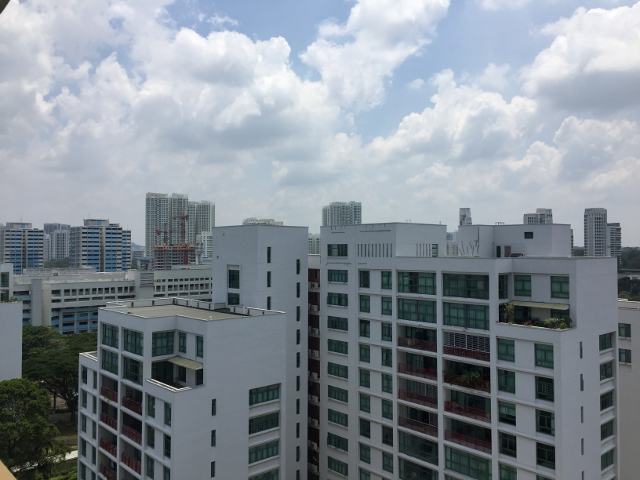
#> input picture VC-project1-all 20221005-1 - XUShulue/VC-pjct1-t5 20221003-1/im01.jpg, 640 x 480 px
$ jupyter execute --allow-errors 'task5 - copy.ipynb'   (shell and % lines are left out)
#> lines starting #> are read from the running program, lines starting #| are printed output that depends on the picture; after the words box and inside, x2 and y2 are one past the last pixel; in counts of white or black regions, pixels touching at a corner belong together; long printed decimals are rounded
# Part 5: Homography + RANSAC

## 1. Find and Show the Matches:

[cell 1]
import numpy as np
import scipy.linalg as linalg
import cv2
from PIL import Image
from pylab import *
import matplotlib as mpl
import matplotlib.pyplot as plt
import yaml
import cv2

First of all, read im01 and im02, then find all the SIFT keypoints and descriptors:

[cell 2]
img1 = cv2.imread('im01.jpg')
#> img1 is the input picture: shape (480, 640, 3); mean B, G, R 148.8, 140.9, 132.5
img2 = cv2.imread('im02.jpg')
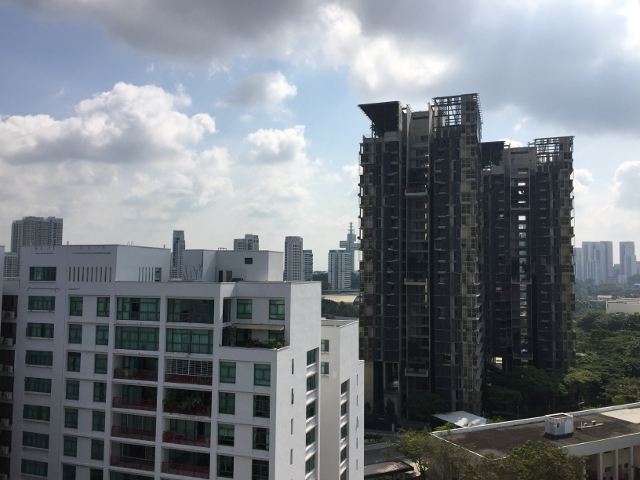
#> input picture VC-project1-all 20221005-1 - XUShulue/VC-pjct1-t5 20221003-1/im02.jpg, 640 x 480 px
#> img2 is the input picture: shape (480, 640, 3); mean B, G, R 130.5, 124.4, 118.6
siftCreater = cv2.SIFT_create()

kps1, des1 = siftCreater.detectAndCompute(img1, None)
#> kps1 = 1602 keypoints; strongest (x, y, size): (69, 456, 5), (545, 422, 13.4), (545, 388, 14.2), (508, 445, 12.2)
kps2, des2 = siftCreater.detectAndCompute(img2, None)
#> kps2 = 1225 keypoints; strongest (x, y, size): (522, 218, 3.8), (520, 192, 1.8), (405, 111, 2.1), (523, 184, 2.1)

#> (the rest of this cell did not finish here and is left out)

Secondly, find all the matches based on SIFT key points and descriptors. The matches are found based on the 2-norm distance between members of kps1 and kps2.

[cell 3]
# for each kp in kp1 of img1, find the match in kps2 of img2:
kpNum1 = des1.shape[0]
kpNum2 = des2.shape[0]
# print(kpNum1, kpNum2)

matches = np.zeros((kpNum1,5))
for i in range(0,kpNum1):
    minDist = np.linalg.norm(des1[i] - des2[0])
    matches[i][0] = kps1[i].pt[0]
    matches[i][1] = kps1[i].pt[1]
    matches[i][2] = kps2[0].pt[0]
    matches[i][3] = kps2[0].pt[1]
    matches[i][4] = minDist
    for j in range(1, kpNum2):
        newDist = np.linalg.norm(des1[i] - des2[j])
        if newDist < minDist:
            minDist = newDist
            matches[i][0] = kps1[i].pt[0]
            matches[i][1] = kps1[i].pt[1]
            matches[i][2] = kps2[j].pt[0]
            matches[i][3] = kps2[j].pt[1]
            matches[i][4] = minDist
#> this loop made 1602 passes
#> after the loop, matches = 1602 rows, first 6: [4.88, 276, 10.18, 301.4, 369.8], [4.88, 276, 10.18, 301.4, 347.1], [5.26, 464.1, 360.9, 340, 135.1], [5.4, 383.3, 567.9, 204.1, 264], [5.66, 288, 75.19, 319, 276.7], [5.89, 384.7, 117.5, 311.2, 289.1]
# print(matches)

Now, draw the matching graph:

[cell 4]
# prepare a new canvas
imgSizeY1 = img1.shape[0]
imgSizeX1 = img1.shape[1]
imgSizeY2 = img2.shape[0]
imgSizeX2 = img2.shape[1]
newImg = np.zeros((max(imgSizeY1, imgSizeY2), (imgSizeX1 + imgSizeX2), 3), dtype="uint8")
# paste the two images on the new canvas
newImg[0:imgSizeY1, 0:imgSizeX1] = img1
newImg[0:imgSizeY2, imgSizeX1:] = img2

# pt1 = (int(matches[0][0]), int(matches[0][1]))
# pt2 = ( (int(matches[0][2]) + imgSizeX1), int(matches[0][3]))
# cv2.line(newImg, pt1, pt2, (0, 255, 0), 1)

for i in range(0, kpNum1):
    pt1 = (int(matches[i][0]), int(matches[i][1]))
    pt2 = ( (int(matches[i][2]) + imgSizeX1), int(matches[i][3]))
    cv2.line(newImg, pt1, pt2, (0, 255, 0), 1)
#> this loop made 1602 passes
#> (pt1, pt2) on passes 1 to 3: ((4, 275), (650, 301)), ((4, 275), (650, 301)), ((5, 464), (1000, 340))
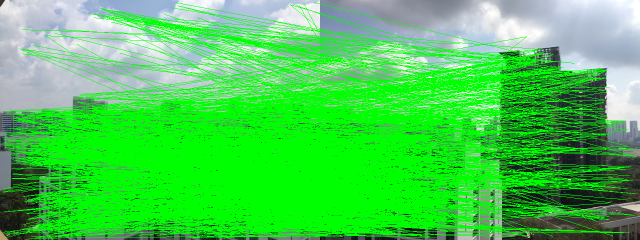
#> newImg: shape (480, 1280, 3) (shown at 1/2 size); mean B, G, R 80.7, 203.5, 72.7

plt.imshow(cv2.cvtColor(newImg,cv2.COLOR_BGR2RGB), interpolation='none')
plt.show()

## 2. Compute the Homography by Ransac
Now use RANSAC to compute the best homography. Two parameters to be set: the number of iterations T, and the parameter for inliner $\epsilon$

### 2.1. Supporting Functions:

[cell 5]
# reduce the number of matches:
newMatchesSize = int(matches.shape[0]/14)
matches = matches[np.argsort(matches[:, 4])]
#> matches = 1602 rows, first 6: [424.8, 432.4, 139.9, 468.4, 32.92], [411.3, 346.4, 129.3, 377.4, 42.06], [345.8, 245.2, 54.44, 268.2, 42.94], [443.5, 371.2, 163.7, 400.5, 60.47], [409.5, 319.1, 129.2, 348.1, 61.68], [398.5, 299.4, 116.6, 327.7, 63.38]
newMat = matches[0:newMatchesSize,0:5]
#> newMat = 114 rows, first 6: [424.8, 432.4, 139.9, 468.4, 32.92], [411.3, 346.4, 129.3, 377.4, 42.06], [345.8, 245.2, 54.44, 268.2, 42.94], [443.5, 371.2, 163.7, 400.5, 60.47], [409.5, 319.1, 129.2, 348.1, 61.68], [398.5, 299.4, 116.6, 327.7, 63.38]

[cell 6]
import random
# thres = 150
def selectRandomMatches(newMat):
    matchesSize = newMat.shape[0]
    randomMatPoses = random.sample(range(0, matchesSize),4)
    randomMat = []
    for i in randomMatPoses:
        kp1 = np.array([newMat[i][0], newMat[i][1], 1])
        kp2 = np.array([newMat[i][2], newMat[i][3], 1])
        randomMat.append([kp1, kp2])

    return randomMat

[cell 7]
def getHomographyOfRandomSize(points):
    # computes homography matrix of any sizes:
    length = len(points)
    A = np.zeros((length*2, 9))

    i=0
    while i < (length):
        j = i*2
        A[j][0:3] = np.array([points[i][0]])
        A[j][6:9] = np.array([-points[i][0][0]*points[i][1][0], -points[i][0][1]*points[i][1][0], -points[i][1][0]])
        A[j+1][3:6] = np.array([points[i][0]])
        A[j+1][6:9] = np.array([-points[i][0][0]*points[i][1][1], -points[i][0][1]*points[i][1][1], -points[i][1][1]])
        i+=1
#     print(A)
    U, D, Vt = linalg.svd(A)
    H = Vt[-1].reshape(3,3)
#     print(H)

    return H

[cell 8]
def getRandomHomography(mat):
    # select 5 random matching points and computes the random homography
    # 1. select 5 random rows from the matching arry:
    randomMat = selectRandomMatches(mat)
    # 2. computes homography based on the 5 points and return:
    return getHomographyOfRandomSize(randomMat)

[cell 9]
# Set epsilon to be 50
def getInliners(H):
    # 1. count the inliners w.r.t. epsilon = 50:
    epsilon = 50
    # 2. initialize the list of inliners and error
    inliners = []
    totalErr = 0
    # 3. loop to search if there is a inliner in the matching pairs
    newMatSize = newMat.shape[0]
    for i in range(0, newMatSize):
        # 3.1.i get the kp1 in img1 and transforms:
        coord1 = np.array([newMat[i][0], newMat[i][1], 1])
#         coord1 = np.array([newMat[i][1], newMat[i][0], 1])
        transCoord1 = H.dot(coord1) # transforms by H
        transCoord1 = transCoord1/transCoord1[2] # normalization
        # 3.2. get the matching kp2 in img2 of that in img1
        coord2 = np.array([newMat[i][2], newMat[i][3], 1])
#         coord2 = np.array([newMat[i][3], newMat[i][2], 1])
        # 3.3. work out the distance between kp2 and H*kp1
        dist = np.linalg.norm(transCoord1 - coord2)
        # 3.4 updates the inliner list if the current pair is close enough: dist < epsilon
        if dist < epsilon:
            inliners.append([coord1, coord2])
            totalErr+=dist # work out the total error of the current list of inliners
    # 4. returns the inliners and the corresponding error:
    return inliners, totalErr

[cell 10]
def ransac():
    # define the number of iterations:
    T = 7000
    # define the maximum set of inliners and best(smallest error)
    maxInliners = []
    maxInlinersNum = 0
    bestErr = 0
    # loop for T interations to find the best homography that most points agrees
    superH = np.zeros((3,3))
    for i in range(0, T):
#         print(i)
        # select a random homography:
        H = getRandomHomography(newMat)
        # count the inliners:
        inliners, err = getInliners(H)
        # update the best set of inliners and errors
        if (i == 0):
            superH = H
            bestErr = err
            maxInliners = inliners
        if (maxInlinersNum < len(inliners)) or (bestErr > err):
            superH = H
            maxInliners = inliners
            maxInlinersNum = len(inliners)
    # recompute the homography on all the inliners from the maximum inliners-set
    maxInlinersArr = np.zeros((maxInlinersNum, 4))
    for i in range(0, maxInlinersNum):
        maxInlinersArr[i,0:2] = np.array([maxInliners[i][0][0], maxInliners[i][0][1]])
        maxInlinersArr[i,2:4] = np.array([maxInliners[i][1][0], maxInliners[i][1][1]])

#     superH = getRandomHomography(maxInlinersArr)
#     print(maxInliners)
    return maxInliners, superH

### 2.2. Find the Best Set of Inliners and Draw Matches

[cell 11]
img1 = cv2.imread('im01.jpg')
img2 = cv2.imread('im02.jpg')
# prepare a new canvas
imgSizeY1 = img1.shape[0]
imgSizeX1 = img1.shape[1]
imgSizeY2 = img2.shape[0]
imgSizeX2 = img2.shape[1]
newImg = np.zeros((max(imgSizeY1, imgSizeY2), (imgSizeX1 + imgSizeX2), 3), dtype="uint8")

# paste the two images on the new canvas
newImg[0:imgSizeY1, 0:imgSizeX1] = img1
newImg[0:imgSizeY2, imgSizeX1:] = img2

# get the maximum set of inliners and best homography(superH) on all the inliners from ransac()
maxInliners, superH = ransac()
#> the loop in ransac, `for i in range(0, T):` made 7000 passes
#> (err, bestErr, maxInlinersNum) on pass 1: (1788.6, 1788.6, 70)
# draw the matching graph:
length = len(maxInliners)
i=0
while(i < (length)):
    pt1 = (int(maxInliners[i][0][0]), int(maxInliners[i][0][1]))
    pt2 = ((int(maxInliners[i][1][0]) + imgSizeX1), int(maxInliners[i][1][1]))
    cv2.line(newImg, pt1, pt2, (0, 255, 0), 1)
    i+=1
#> this loop made 48 passes
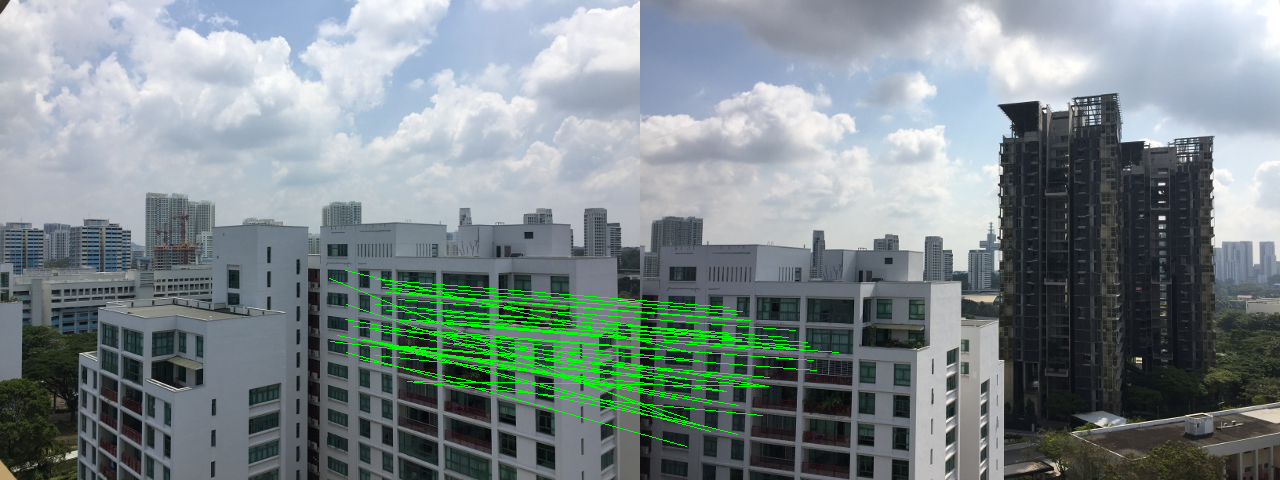
#> newImg: shape (480, 1280, 3); mean B, G, R 137.9, 136.2, 124.1
plt.imshow(cv2.cvtColor(newImg,cv2.COLOR_BGR2RGB), interpolation='none')
plt.show()

### 2.3. Stitch the Images Together

#### 2.3.1 Supporting Functions:

[cell 12]
def getMinMax(array, maxXLimit, maxYLimit, minXLimit, minYLimit):
    size = array.shape[1]
    # find minX and maxX:
    xSortedArr = array[:, array[0, :].argsort()]

    i = 0
    minX = xSortedArr[0, i]
    while(i < size-1 and xSortedArr[0, i] <= minXLimit):
        i+=1
        minX = xSortedArr[0, i]

    j = size-1
    maxX= xSortedArr[0, j]
    while(j > 1 and xSortedArr[0, j] >= maxXLimit):
        j-=1
        maxX = xSortedArr[0, j]

    # find minY and maxY:
    ySortedArr = array[:, array[1, :].argsort()]
#     print(ySortedArr)
    i = 0
    minY = ySortedArr[1, i]
    while(i < size-1 and ySortedArr[1, i] <= minYLimit):
        i+=1
        minY = ySortedArr[1, i]

    j = size-1
    maxY= ySortedArr[1, j]
    while(j > 1 and ySortedArr[1, j] >= maxYLimit):
        j-=1
        maxY = ySortedArr[1, j]

    return minX, minY, maxX, maxY

def computeHomographyAndConcat1(img1, img2, H):
    imgSizeX1 = img1.shape[0]
    imgSizeY1 = img1.shape[1]
    imgSizeX2 = img2.shape[0]
    imgSizeY2 = img2.shape[1]

    maxXLimit = imgSizeX1
    maxYLimit = imgSizeY1
    minXLimit = -maxXLimit
    minYLimit = -maxYLimit

    i, cnt= 0, 0
    step = 0.5
    newPos = np.zeros((3,int(imgSizeX1/step)*int(imgSizeY1/step)))
    while(i < imgSizeY1):
        j=0
        while(j < imgSizeX1):
            newPos[:,cnt] = H.dot(np.array([i,j,1]))
            newPos[:,cnt] = newPos[:,cnt]/newPos[2,cnt]
            newPos[0,cnt] = newPos[0,cnt]
            newPos[1,cnt] = newPos[1,cnt]
            j+=step
            cnt+=1
        i+=step
    # get the minimum and maximum poses of the orgPoses
    minX, minY, maxX, maxY = getMinMax(newPos, maxXLimit, maxYLimit, minXLimit, minYLimit)
    print(minX, minY, maxX, maxY)
    # shifting img1, shifting the maximum size of the canvas
    shiftX = 0
    shiftY = 0
    if minX < 0:
        newPos[0,:] += abs(minX)
        shiftX = int(abs(minX))
        maxX += abs(minX)
    if minY < 0:
        newPos[1,:] += abs(minY)
        shiftY = int(abs(minY))
        maxY += abs(minY)
    # get the new canvas
    newSizeX = int(maxX)+imgSizeX2
    newSizeY = int(maxY)+imgSizeY2
    newImg = np.zeros((newSizeX, newSizeY, 3),np.uint8)
    # prepare img2 on the new canvas
    print(imgSizeY2, imgSizeX2)
    for i in range(0,int(imgSizeX2)):
        for j in range(0,int(imgSizeY2)):
            newImg[i+shiftY][j+shiftX] = img2[i][j]

    i, cnt= 0, 0
    step = 0.5
    while(i < imgSizeY1):
        j=0
        while(j < imgSizeX1):
            newPosX = int(newPos[0][cnt]) # round the indexes to integer
            newPosY = int(newPos[1][cnt])
            if((newPosX >= 0 and newPosX < newSizeY) and (newPosY >= 0 and newPosY < newSizeX)):
                newImg[newPosY][newPosX] = img1[int(j)][int(i)]
            j+=step
            cnt+=1
        i+=step

    # Draw img
    %matplotlib inline
    %config InlineBackend.figure_format = 'retina'
    plt.imshow(newImg/255)
    plt.show()
    return newImg

#### 2.3.2. Draw the Stitched Image:

[cell 13]
# Testing block
img1 = cv2.imread('im01.jpg')
img1 = cv2.cvtColor(img1, cv2.COLOR_BGR2RGB)
img2 = cv2.imread('im02.jpg')
img2 = cv2.cvtColor(img2, cv2.COLOR_BGR2RGB)
computeHomographyAndConcat1(img1, img2, superH)
#| -479.994 -639.966 479.991 639.999
#| 640 480
#> after the loop in computeHomographyAndConcat1, `for i in range(0,int(imgSizeX2)):`:
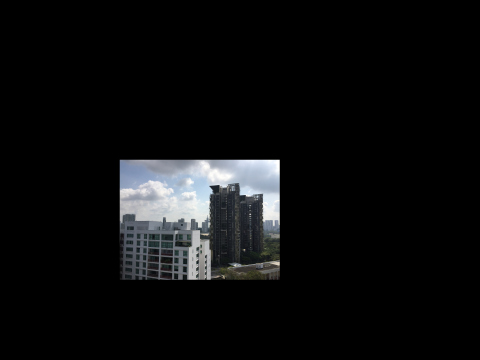
#> newImg: shape (1439, 1919, 3) (shown at 1/4 size); mean R, G, B 13.2, 13.8, 14.5
#> after the loop in computeHomographyAndConcat1, `while(i < imgSizeY1):`:
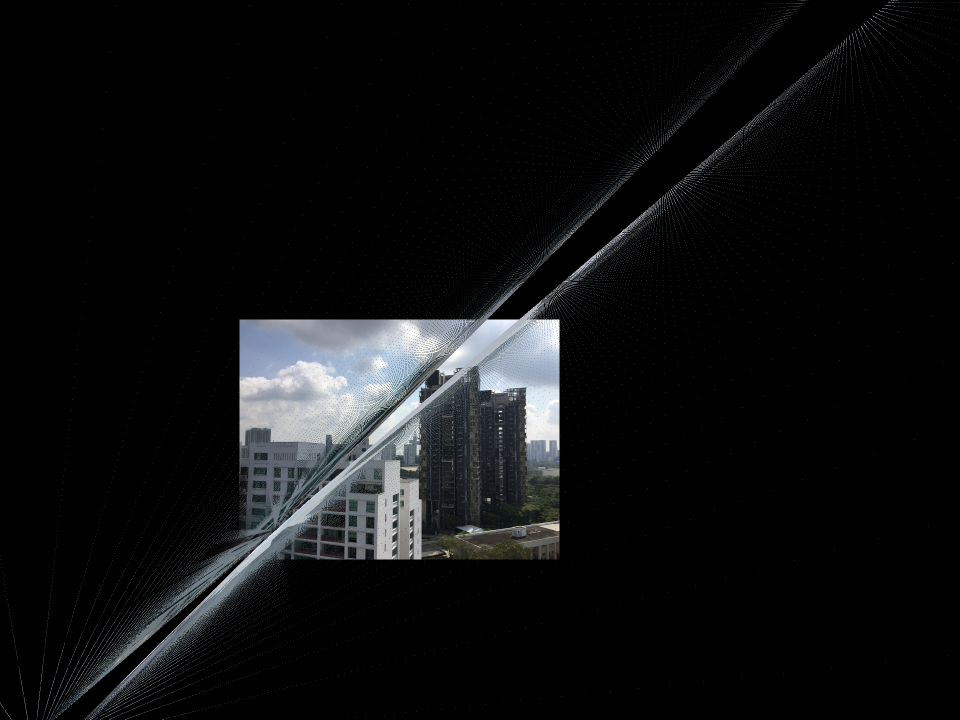
#> newImg: shape (1439, 1919, 3) (shown at 1/2 size); 3.61% of pixels changed, all inside (x1, y1, x2, y2) = (0, 0, 1919, 1439)

[cell 14]
img1 = cv2.imread('im01.jpg')
img2 = cv2.imread('im02.jpg')
# prepare a new canvas
imgSizeY1 = img1.shape[0]
imgSizeX1 = img1.shape[1]
imgSizeY2 = img2.shape[0]
imgSizeX2 = img2.shape[1]
newImg = np.zeros((max(imgSizeY1, imgSizeY2), (imgSizeX1 + imgSizeX2), 3), dtype="uint8")

# paste the two images on the new canvas
newImg[0:imgSizeY1, 0:imgSizeX1] = img1
newImg[0:imgSizeY2, imgSizeX1:] = img2

# get the maximum set of inliners and best homography(superH) on all the inliners from ransac()
maxInliners, superH = ransac()
# draw the matching graph:
length = len(maxInliners)
i=0
while(i < (length)):
    pt1 = (int(maxInliners[i][0][0]), int(maxInliners[i][0][1]))
    pt2 = ((int(maxInliners[i][1][0]) + imgSizeX1), int(maxInliners[i][1][1]))
    cv2.line(newImg, pt1, pt2, (0, 255, 0), 1)
    i+=1
#> this loop made 20 passes
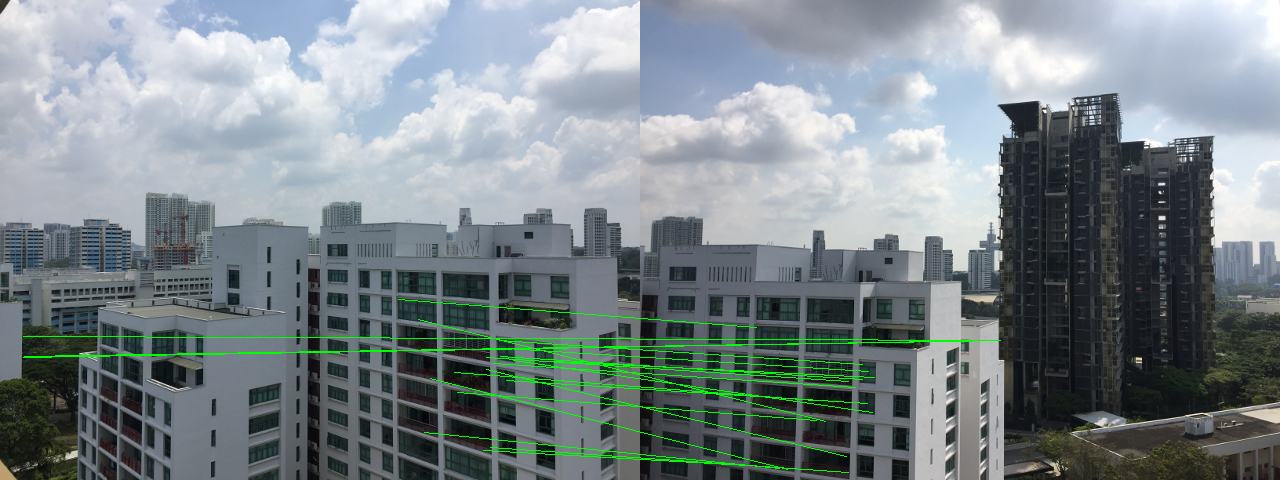
#> newImg: shape (480, 1280, 3); mean B, G, R 138.6, 135, 124.6
plt.imshow(cv2.cvtColor(newImg,cv2.COLOR_BGR2RGB), interpolation='none')
plt.show()

[cell 15]
# Testing block
img1 = cv2.imread('im01.jpg')
img1 = cv2.cvtColor(img1, cv2.COLOR_BGR2RGB)
img2 = cv2.imread('im02.jpg')
img2 = cv2.cvtColor(img2, cv2.COLOR_BGR2RGB)
inverseH = np.linalg.inv(superH)
computeHomographyAndConcat1(img2, img1, inverseH)
#| -479.891 -639.816 480.000 639.951
#| 640 480
#> after the loop in computeHomographyAndConcat1 (call 2), `for i in range(0,int(imgSizeX2)):`:
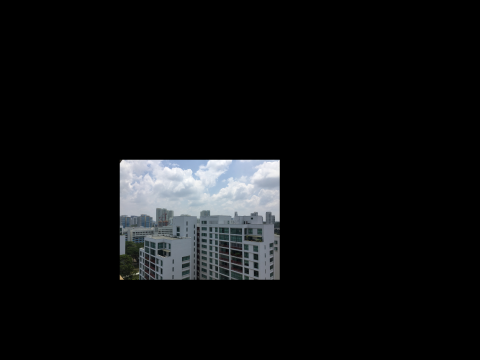
#> newImg: shape (1439, 1919, 3) (shown at 1/4 size); mean R, G, B 14.7, 15.7, 16.6
#> after the loop in computeHomographyAndConcat1 (call 2), `while(i < imgSizeY1):`:
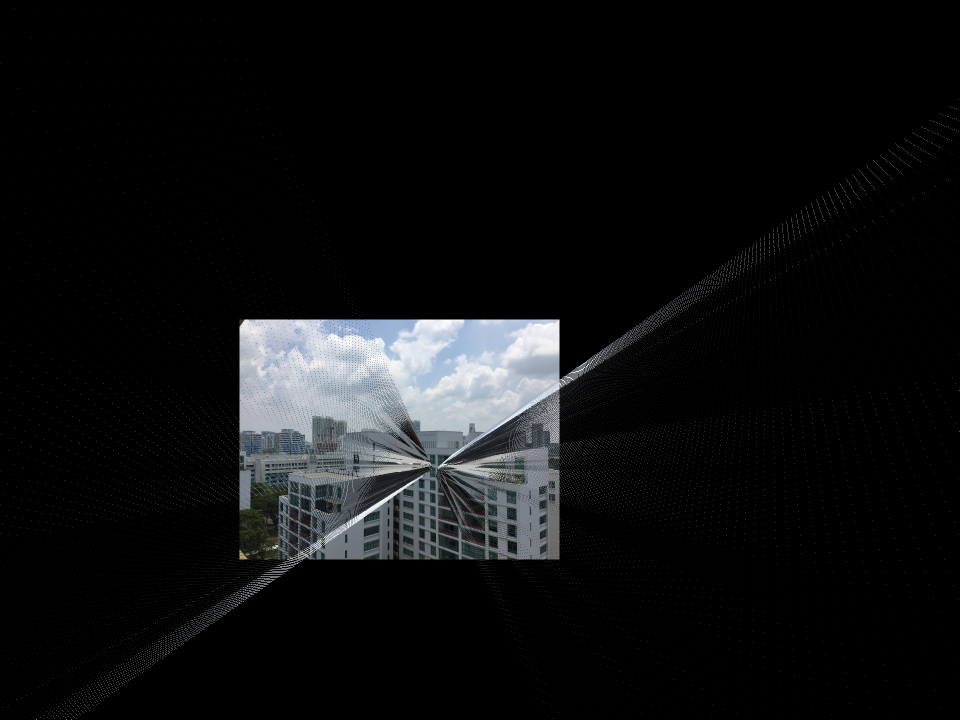
#> newImg: shape (1439, 1919, 3) (shown at 1/2 size); 2.66% of pixels changed, all inside (x1, y1, x2, y2) = (0, 17, 1919, 1439)
